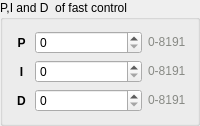
    <widget class="QGroupBox" name="groupBox_5">
     <property name="sizePolicy">
      <sizepolicy hsizetype="Preferred" vsizetype="Fixed">
       <horstretch>0</horstretch>
       <verstretch>0</verstretch>
      </sizepolicy>
     </property>
     <property name="title">
      <string>P,I and D  of fast control</string>
     </property>
     <layout class="QVBoxLayout" name="verticalLayout_6">
      <item>
       <widget class="QWidget" name="widget_2" native="true">
        <layout class="QHBoxLayout" name="horizontalLayout_2">
         <property name="leftMargin">
          <number>0</number>
         </property>
         <property name="topMargin">
          <number>0</number>
         </property>
         <property name="rightMargin">
          <number>0</number>
         </property>
         <property name="bottomMargin">
          <number>0</number>
         </property>
         <item>
          <widget class="QLabel" name="label_5">
           <property name="enabled">
            <bool>true</bool>
           </property>
           <property name="sizePolicy">
            <sizepolicy hsizetype="Fixed" vsizetype="Preferred">
             <horstretch>0</horstretch>
             <verstretch>0</verstretch>
            </sizepolicy>
           </property>
           <property name="minimumSize">
            <size>
             <width>15</width>
             <height>0</height>
            </size>
           </property>
           <property name="font">
            <font>
             <weight>75</weight>
             <bold>true</bold>
            </font>
           </property>
           <property name="text">
            <string>P</string>
           </property>
           <property name="alignment">
            <set>Qt::AlignCenter</set>
           </property>
          </widget>
         </item>
         <item>
          <widget class="QSpinBox" name="kp">
           <property name="minimum">
            <number>0</number>
           </property>
           <property name="maximum">
            <number>8191</number>
           </property>
           <property name="singleStep">
            <number>50</number>
           </property>
          </widget>
         </item>
         <item>
          <widget class="QLabel" name="label_7">
           <property name="sizePolicy">
            <sizepolicy hsizetype="Fixed" vsizetype="Preferred">
             <horstretch>0</horstretch>
             <verstretch>0</verstretch>
            </sizepolicy>
           </property>
           <property name="text">
            <string>&lt;html&gt;&lt;head/&gt;&lt;body&gt;&lt;p&gt;&lt;span style=" color:#888a85;"&gt;0-8191&lt;/span&gt;&lt;/p&gt;&lt;/body&gt;&lt;/html&gt;</string>
           </property>
           <property name="textFormat">
            <enum>Qt::RichText</enum>
           </property>
          </widget>
         </item>
        </layout>
       </widget>
      </item>
      <item>
       <widget class="QWidget" name="widget_3" native="true">
        <layout class="QHBoxLayout" name="horizontalLayout_3">
         <property name="leftMargin">
          <number>0</number>
         </property>
         <property name="topMargin">
          <number>0</number>
         </property>
         <property name="rightMargin">
          <number>0</number>
         </property>
         <property name="bottomMargin">
          <number>0</number>
         </property>
         <item>
          <widget class="QLabel" name="label_10">
           <property name="sizePolicy">
            <sizepolicy hsizetype="Fixed" vsizetype="Preferred">
             <horstretch>0</horstretch>
             <verstretch>0</verstretch>
            </sizepolicy>
           </property>
           <property name="minimumSize">
            <size>
             <width>15</width>
             <height>0</height>
            </size>
           </property>
           <property name="font">
            <font>
             <weight>75</weight>
             <bold>true</bold>
            </font>
           </property>
           <property name="text">
            <string>I</string>
           </property>
           <property name="alignment">
            <set>Qt::AlignCenter</set>
           </property>
          </widget>
         </item>
         <item>
          <widget class="QSpinBox" name="ki">
           <property name="minimum">
            <number>0</number>
           </property>
           <property name="maximum">
            <number>8191</number>
           </property>
           <property name="singleStep">
            <number>50</number>
           </property>
          </widget>
         </item>
         <item>
          <widget class="QLabel" name="label_11">
           <property name="sizePolicy">
            <sizepolicy hsizetype="Fixed" vsizetype="Preferred">
             <horstretch>0</horstretch>
             <verstretch>0</verstretch>
            </sizepolicy>
           </property>
           <property name="text">
            <string>&lt;html&gt;&lt;head/&gt;&lt;body&gt;&lt;p&gt;&lt;span style=" color:#888a85;"&gt;0-8191&lt;/span&gt;&lt;/p&gt;&lt;/body&gt;&lt;/html&gt;</string>
           </property>
           <property name="textFormat">
            <enum>Qt::RichText</enum>
           </property>
          </widget>
         </item>
        </layout>
       </widget>
      </item>
      <item>
       <widget class="QWidget" name="widget_4" native="true">
        <layout class="QHBoxLayout" name="horizontalLayout_4">
         <property name="spacing">
          <number>6</number>
         </property>
         <property name="leftMargin">
          <number>0</number>
         </property>
         <property name="topMargin">
          <number>0</number>
         </property>
         <property name="rightMargin">
          <number>0</number>
         </property>
         <property name="bottomMargin">
          <number>0</number>
         </property>
         <item>
          <widget class="QLabel" name="label_12">
           <property name="sizePolicy">
            <sizepolicy hsizetype="Fixed" vsizetype="Preferred">
             <horstretch>0</horstretch>
             <verstretch>0</verstretch>
            </sizepolicy>
           </property>
           <property name="minimumSize">
            <size>
             <width>15</width>
             <height>0</height>
            </size>
           </property>
           <property name="font">
            <font>
             <weight>75</weight>
             <bold>true</bold>
            </font>
           </property>
           <property name="text">
            <string>D</string>
           </property>
           <property name="alignment">
            <set>Qt::AlignCenter</set>
           </property>
          </widget>
         </item>
         <item>
          <widget class="QSpinBox" name="kd">
           <property name="sizePolicy">
            <sizepolicy hsizetype="Preferred" vsizetype="Fixed">
             <horstretch>0</horstretch>
             <verstretch>0</verstretch>
            </sizepolicy>
           </property>
           <property name="minimum">
            <number>0</number>
           </property>
           <property name="maximum">
            <number>8191</number>
           </property>
           <property name="singleStep">
            <number>50</number>
           </property>
          </widget>
         </item>
         <item>
          <widget class="QLabel" name="label_13">
           <property name="sizePolicy">
            <sizepolicy hsizetype="Fixed" vsizetype="Preferred">
             <horstretch>0</horstretch>
             <verstretch>0</verstretch>
            </sizepolicy>
           </property>
           <property name="text">
            <string>&lt;html&gt;&lt;head/&gt;&lt;body&gt;&lt;p&gt;&lt;span style=" color:#888a85;"&gt;0-8191&lt;/span&gt;&lt;/p&gt;&lt;/body&gt;&lt;/html&gt;</string>
           </property>
           <property name="textFormat">
            <enum>Qt::RichText</enum>
           </property>
          </widget>
         </item>
        </layout>
       </widget>
      </item>
     </layout>
    </widget>
